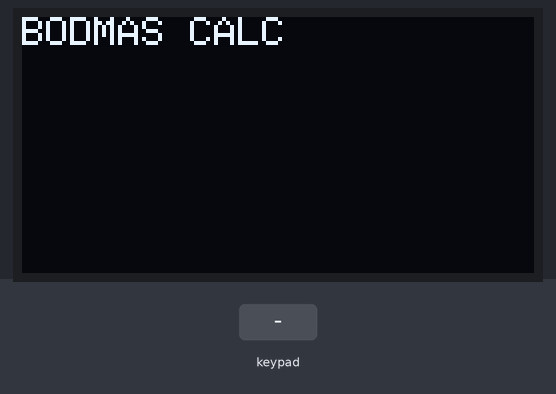
Bench run of a sketch on a simulated Arduino Uno, built with avr-gcc and run on an emulated ATmega328P. Shown: 128×64 one-colour display. The inputs (shaded band) are chosen by the test bench. What the sketch prints to the serial monitor is not drawn.

Above: at 3.3 s.
3.4 s: keypad keys 2 3 4 5 6 A pressed 0.4 s apart
At 6.7 s:
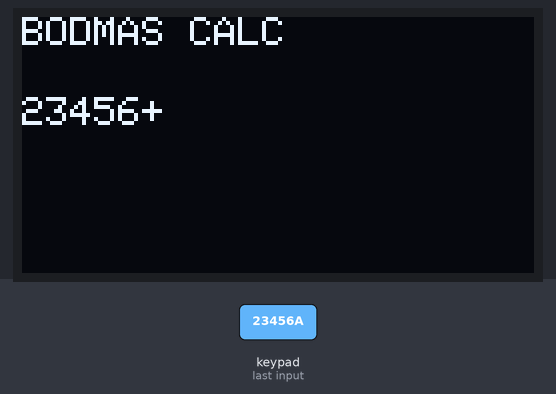
7.3 s: key 'H' pressed
At 7.6 s:
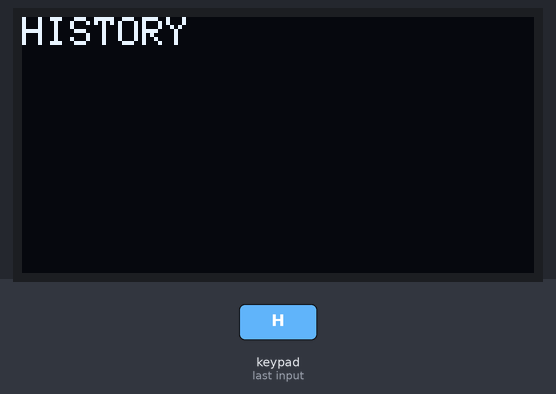
10.3 s: keypad keys 2 3 4 5 6 D pressed 0.4 s apart
At 13.1 s:
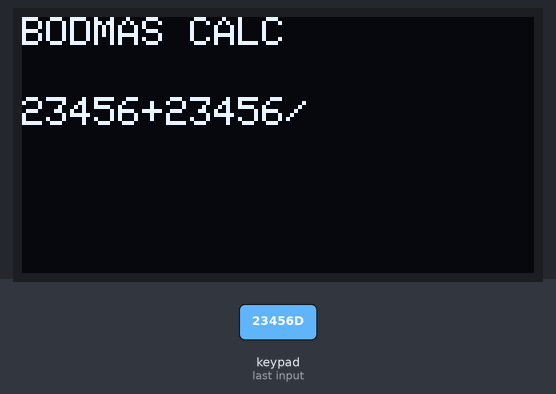
14.2 s: key 'S' pressed
15.7 s: keypad keys 2 3 4 5 6 = pressed 0.4 s apart
At 18.4 s:
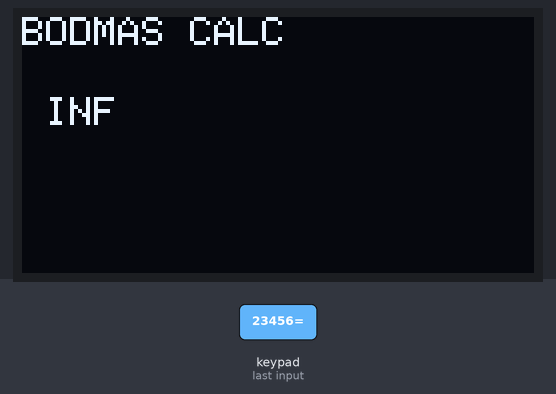
19.6 s: key 'M' pressed
At 20.0 s:
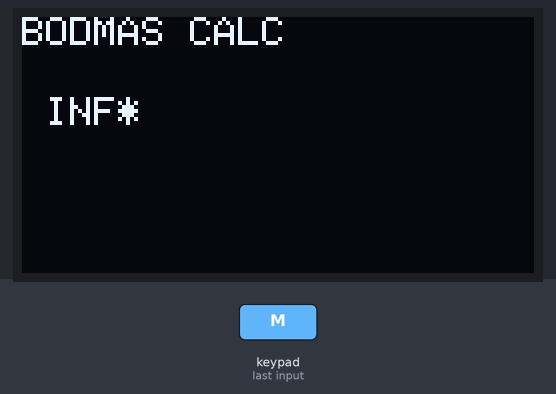
Timing chart, 0 to 22.1 s (numbered marks = the images above; inputs shaded):
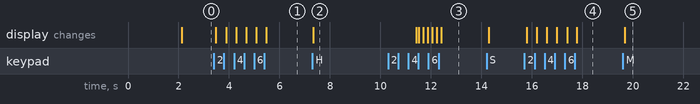

The sketch:

file.ino
```cpp
//======================================================
// BODMAS Calculator using Arduino UNO
// OLED Display + 5x4 Keypad
//
// Features:
// - Addition
// - Subtraction
// - Multiplication
// - Division
// - Brackets
// - History
// - Backspace
// - BODMAS Rule
//======================================================


//==================== LIBRARIES ====================

// I2C Communication Library
#include <Wire.h>

// OLED Graphics Library
#include <Adafruit_GFX.h>

// OLED SSD1306 Library
#include <Adafruit_SSD1306.h>

// Matrix Keypad Library
#include <Keypad.h>


//==================== OLED SETTINGS ====================

// OLED width
#define SCREEN_WIDTH 128

// OLED height
#define SCREEN_HEIGHT 64

// Create OLED display object
Adafruit_SSD1306 display(SCREEN_WIDTH, SCREEN_HEIGHT, &Wire, -1);


//==================== KEYPAD SETTINGS ====================

// Number of rows in keypad
const byte ROWS = 5;

// Number of columns in keypad
const byte COLS = 4;


// Keypad button layout
char keys[ROWS][COLS] = {

  {'1','2','3','A'},
  {'4','5','6','S'},
  {'7','8','9','M'},
  {'0','=','#','D'},
  {'(',')','H','B'}
};


// Arduino pins connected to keypad rows
byte rowPins[ROWS] = {2,3,4,5,6};

// Arduino pins connected to keypad columns
byte colPins[COLS] = {7,8,9,10};


// Create keypad object
Keypad keypad = Keypad(makeKeymap(keys), rowPins, colPins, ROWS, COLS);


//==================== VARIABLES ====================

// Stores current mathematical expression
String expression = "";

// Pointer used by parser
const char* expr;


// Stores last 5 calculations
String history[5];

// Current history index
int historyIndex = 0;


//==================== OLED DISPLAY FUNCTION ====================

// Function to refresh OLED screen
void refreshDisplay() {

  // Clear OLED screen
  display.clearDisplay();

  // Set text size
  display.setTextSize(1);

  // Set text color
  display.setTextColor(SSD1306_WHITE);

  // Title
  display.setCursor(0,0);
  display.print("BODMAS CALC");

  // Expression display position
  display.setCursor(0,20);

  // Display current expression
  display.print(expression);

  // Small delay for stable Proteus simulation
  delay(50);

  // Show everything on OLED
  display.display();
}


//==================== PARSER FUNCTIONS ====================

// Skip blank spaces
void skipSpaces() {

  while(*expr == ' ')
    expr++;
}


// Forward declaration
double parseExpression();


//==================== NUMBER PARSER ====================

// Reads numbers from expression
double parseNumber() {

  double number = 0;

  // Continue while digit found
  while(isdigit(*expr)) {

    // Build number digit by digit
    number = number * 10 + (*expr - '0');

    expr++;
  }

  return number;
}


//==================== FACTOR PARSER ====================

// Handles brackets
double parseFactor() {

  // Ignore spaces
  skipSpaces();

  // Check for opening bracket
  if(*expr == '(') {

    // Move to next character
    expr++;

    // Solve expression inside bracket
    double result = parseExpression();

    // Skip closing bracket
    if(*expr == ')')
      expr++;

    return result;
  }

  // Otherwise parse normal number
  return parseNumber();
}


//==================== TERM PARSER ====================

// Handles multiplication and division
double parseTerm() {

  // Read first factor
  double result = parseFactor();

  while(true) {

    skipSpaces();

    // Multiplication
    if(*expr == '*') {

      expr++;

      result *= parseFactor();
    }

    // Division
    else if(*expr == '/') {

      expr++;

      result /= parseFactor();
    }

    else {
      break;
    }
  }

  return result;
}


//==================== EXPRESSION PARSER ====================

// Handles addition and subtraction
double parseExpression() {

  // Read first term
  double result = parseTerm();

  while(true) {

    skipSpaces();

    // Addition
    if(*expr == '+') {

      expr++;

      result += parseTerm();
    }

    // Subtraction
    else if(*expr == '-') {

      expr++;

      result -= parseTerm();
    }

    else {
      break;
    }
  }

  return result;
}


//==================== EVALUATE FUNCTION ====================

// Evaluates full mathematical expression
double evaluate(String s) {

  // Convert String to character pointer
  expr = s.c_str();

  // Start parsing expression
  return parseExpression();
}


//==================== SETUP ====================

void setup() {

  // Start serial monitor
  Serial.begin(9600);

  // Initialize OLED
  display.begin(SSD1306_SWITCHCAPVCC, 0x3C);

  // Clear OLED
  display.clearDisplay();

  // Text size
  display.setTextSize(1);

  // Text color
  display.setTextColor(SSD1306_WHITE);

  // Cursor position
  display.setCursor(0,20);

  // Startup message
  display.print("READY");

  // Show message
  display.display();

  // Wait 2 seconds
  delay(2000);

  // Show empty calculator screen
  refreshDisplay();
}


//==================== MAIN LOOP ====================

void loop() {

  // Read keypad button
  char key = keypad.getKey();

  // If any key pressed
  if(key) {

    // Print pressed key on serial monitor
    Serial.print("Key: ");
    Serial.println(key);


    //================ CALCULATE =================

    // If "=" pressed
    if(key == '=') {

      // Evaluate expression
      double result = evaluate(expression);

      // Save calculation in history
      history[historyIndex] =
      expression + "=" + String(result);

      // Move to next history slot
      historyIndex++;

      // Reset history index
      if(historyIndex >= 5) {

        historyIndex = 0;
      }

      // Replace expression with result
      expression = String(result);

      // Update OLED
      refreshDisplay();
    }


    //================ CLEAR SCREEN =================

    // If "#" pressed
    else if(key == '#') {

      // Clear expression
      expression = "";

      // Refresh OLED
      refreshDisplay();
    }


    //================ BACKSPACE =================

    // If "B" pressed
    else if(key == 'B') {

      // Remove last character
      if(expression.length() > 0) {

        expression.remove(expression.length()-1);
      }

      // Refresh OLED
      refreshDisplay();
    }


    //================ HISTORY =================

    // If "H" pressed
    else if(key == 'H') {

      // Clear OLED
      display.clearDisplay();

      // OLED settings
      display.setTextSize(1);
      display.setTextColor(SSD1306_WHITE);

      // Title
      display.setCursor(0,0);
      display.print("HISTORY");

      int y = 12;

      // Show saved history
      for(int i=0; i<5; i++) {

        if(history[i] != "") {

          display.setCursor(0,y);

          display.print(history[i]);

          y += 10;
        }
      }

      // Show on OLED
      display.display();

      // Wait 4 seconds
      delay(4000);

      // Return to calculator screen
      refreshDisplay();
    }


    //================ NORMAL INPUT =================

    else {

      // Convert keypad symbols

      if(key == 'A')
        expression += '+';

      else if(key == 'S')
        expression += '-';

      else if(key == 'M')
        expression += '*';

      else if(key == 'D')
        expression += '/';

      // Add normal characters
      else
        expression += key;

      // Refresh OLED
      refreshDisplay();
    }
  }
}
```

Measured:
- after the input at 3.4 s, the display: first changes after 0.09 s (image 1 shows a later state)
- after the input at 7.3 s, the display: changes at once (image 2)
- after the input at 10.3 s, the display: first differs from a run without the input after 1.2 s (image 3 shows a later state)
- after the input at 15.7 s, the display: first changes after 0.09 s (image 4 shows a later state)
- after the input at 19.6 s, the display: changes after 0.08 s (image 5)
